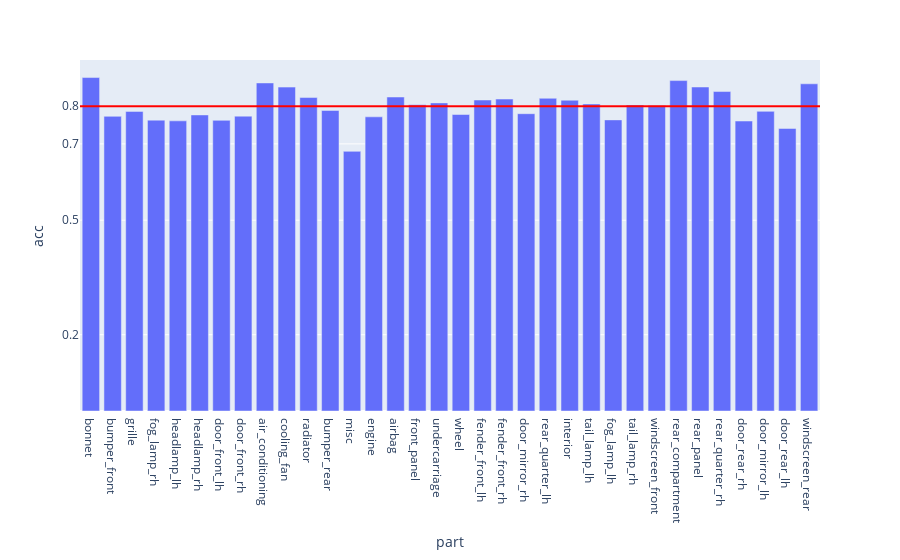

Notebook code cell kept with this figure:
### Code cell
fig = px.bar(evalMetrics, x = 'part', y = 'acc')

fig.add_hline(y=avgAcc, line_width=2, line_color="red")

fig.update_layout(
    yaxis = dict(
        tickmode = 'array',
        tickvals = [np.format_float_positional(avgAcc, 2), 0.2, 0.5, 0.7],
    )
)

### Figure 1 — Plotly figure (JSON) as saved in the notebook; plotly's stock layout.template omitted (floating-point values rounded to 4 significant figures)
{"data": [{"alignmentgroup": "True", "hovertemplate": "part=%{x}<br>acc=%{y}<extra></extra>", "legendgroup": "", "marker": {"color": "#636efa", "pattern": {"shape": ""}}, "name": "", "offsetgroup": "", "orientation": "v", "showlegend": false, "textposition": "auto", "type": "bar", "x": ["bonnet", "bumper_front", "grille", "fog_lamp_rh", "headlamp_lh", "headlamp_rh", "door_front_lh", "door_front_rh", "air_conditioning", "cooling_fan", "radiator", "bumper_rear", "misc", "engine", "airbag", "front_panel", "undercarriage", "wheel", "fender_front_lh", "fender_front_rh", "door_mirror_rh", "rear_quarter_lh", "interior", "tail_lamp_lh", "fog_lamp_lh", "tail_lamp_rh", "windscreen_front", "rear_compartment", "rear_panel", "rear_quarter_rh", "door_rear_rh", "door_mirror_lh", "door_rear_lh", "windscreen_rear"], "xaxis": "x", "y": [0.8739, 0.7722, 0.7852, 0.7623, 0.7604, 0.7759, 0.7617, 0.7727, 0.8597, 0.8489, 0.8214, 0.7876, 0.6804, 0.7709, 0.8229, 0.8023, 0.8075, 0.7771, 0.815, 0.8175, 0.7792, 0.8195, 0.8145, 0.8047, 0.7629, 0.8019, 0.8008, 0.8659, 0.8491, 0.8372, 0.76, 0.7853, 0.7405, 0.8575], "yaxis": "y"}], "layout": {"barmode": "relative", "legend": {"tracegroupgap": 0}, "margin": {"t": 60}, "shapes": [{"line": {"color": "red", "width": 2}, "type": "line", "x0": 0, "x1": 1, "xref": "x domain", "y0": 0.7987, "y1": 0.7987, "yref": "y"}], "xaxis": {"anchor": "y", "domain": [0, 1], "title": {"text": "part"}}, "yaxis": {"anchor": "x", "domain": [0, 1], "tickmode": "array", "tickvals": ["0.8", 0.2, 0.5, 0.7], "title": {"text": "acc"}}}}
